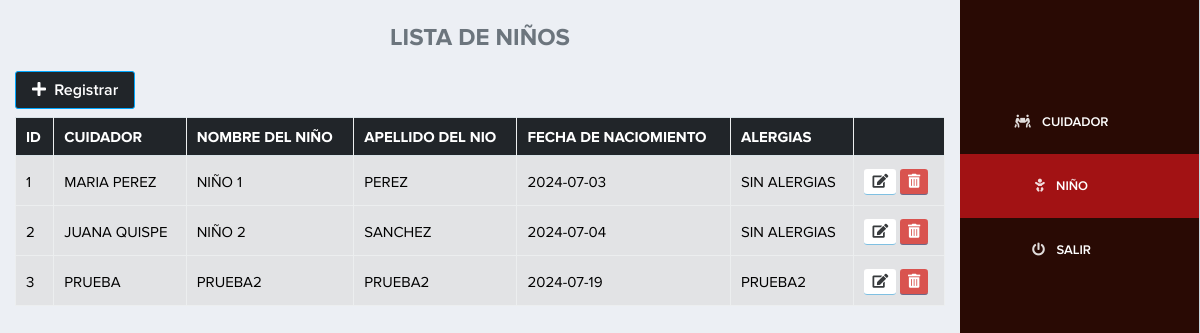
The page /vista/nino.php (signed in) on the database its author committed.
### tables this page shows
CREATE TABLE `nino` (
  `nino_id` int(11) NOT NULL AUTO_INCREMENT,
  `cuidador_id` int(11) NOT NULL,
  `nombre` varchar(255) DEFAULT NULL,
  `apellido` varchar(255) DEFAULT NULL,
  `fecha_nacimiento` date DEFAULT NULL,
  `alergias` varchar(255) DEFAULT NULL,
  PRIMARY KEY (`nino_id`),
  KEY `fk01` (`cuidador_id`),
  CONSTRAINT `fk01` FOREIGN KEY (`cuidador_id`) REFERENCES `cuidador` (`cuidador_id`) ON DELETE CASCADE ON UPDATE CASCADE
);

CREATE TABLE `cuidador` (
  `cuidador_id` int(11) NOT NULL AUTO_INCREMENT,
  `nombre` varchar(255) DEFAULT NULL,
  `especialidad` varchar(255) DEFAULT NULL,
  `telefono` varchar(20) DEFAULT NULL,
  `email` varchar(255) DEFAULT NULL,
  PRIMARY KEY (`cuidador_id`)
);

### vista/nino.php (the view, shortened to what this page needs)
<?php
require('./layout/topbar.php');
require('./layout/sidebar.php');
?>
<div class="page-content">
    <h4 class="text-secondary text-center font-weight-bold">LISTA DE NIÑOS</h4>
    <?php
    include "../modelo/conexion.php";
    $sql = $conexion->query(" select nino.*, cuidador.nombre as 'cuidador' from nino
INNER JOIN cuidador ON cuidador.cuidador_id=nino.cuidador_id ");
    ?>
    <a data-toggle="modal" data-target="#exampleModalRegistro"  class="btn bg-dark text-white mb-2"><i class="fas fa-plus"></i> &nbsp;Registrar</a>
    <table class="table table-bordered table-hover w-100 table-secondary" id="">
        <thead>
            <tr>
                <th class="bg-dark text-white" scope="col">ID</th>
                <th class="bg-dark text-white" scope="col">CUIDADOR</th>
                <th class="bg-dark text-white" scope="col">NOMBRE DEL NIÑO</th>
                <th class="bg-dark text-white" scope="col">APELLIDO DEL NIO</th>
                <th class="bg-dark text-white" scope="col">FECHA DE NACIOMIENTO</th>
                <th class="bg-dark text-white" scope="col">ALERGIAS</th>
                <th class="bg-dark text-white"></th>
            </tr>
        </thead>
        <tbody>
            <?php
            while ($datos = $sql->fetch_object()) { ?>
                <tr>
                    <td><?= $datos->nino_id ?></td>
                    <td><?= $datos->cuidador ?></td>
                    <td><?= $datos->nombre ?></td>
                    <td><?= $datos->apellido ?></td>
                    <td><?= $datos->fecha_nacimiento ?></td>
                    <td><?= $datos->alergias ?></td>
                    <td>
                        <a href="" data-toggle="modal" data-target="#exampleModal<?= $datos->nino_id ?>" class=" btn-secondary btn-sm"><i class="fas fa-edit"></i></a>
                        <a href="nino.php?id=<?= $datos->nino_id ?>" onclick="advertencia(event)" class=" btn-danger btn-sm"><i class="fas fa-trash-alt"></i></a>
                    </td>
                </tr>
            <?php }
            ?>
        </tbody>
    </table>
</div>
</div>
<?php require('./layout/footer.php'); ?>

### vista/layout/topbar.php (shortened to what this page needs)
<!doctype html>
<html lang="es">
<head>
    <head lang="es">
        <link href="../public/app/publico/css/lib/font-awesome/font-awesome.min.css" rel="stylesheet">
        <link href="../public/bootstrap5/css/bootstrap.min.css" rel="stylesheet">
        <link rel="stylesheet" href="../public/app/publico/css/lib/lobipanel/lobipanel.min.css">
        <link rel="stylesheet" href="../public/app/publico/css/separate/vendor/lobipanel.min.css">
        <link rel="stylesheet" href="../public/app/publico/css/lib/jqueryui/jquery-ui.min.css">
        <link rel="stylesheet" href="../public/app/publico/css/separate/pages/widgets.min.css">
        <link rel="stylesheet" href="../public/fontawesome/css/all.min.css">
        <link rel="stylesheet" href="../public/fontawesome/css/fontawesome.min.css">
        <link rel="stylesheet" href="../public/app/publico/css/lib/datatables-net/datatables.min.css">
        <link rel="stylesheet" href="../public/app/publico/css/separate/vendor/datatables-net.min.css">
        <link href="../public/app/publico/css/lib/bootstrap/bootstrap.min.css" rel="stylesheet">
        <link href="../public/app/publico/css/main.css" rel="stylesheet">
        <link href="../public/app/publico/css/mis_estilos/estilos.css" rel="stylesheet">
        <link rel="stylesheet" type="text/css" href="../public/app/publico/css/lib/jquery-flex-label/jquery.flex.label.css">
        <link href="../public/principal/css/estilos.css" rel="stylesheet">
        <link href="../public/pnotify/css/pnotify.css" rel="stylesheet" />
        <link href="../public/pnotify/css/pnotify.buttons.css" rel="stylesheet" />
        <link href="../public/pnotify/css/custom.min.css" rel="stylesheet" />
    </head>
</head>
<body class="with-side-menu">
    <div id="app">

### vista/layout/sidebar.php
<nav class="side-menu" style="background: #290A04;">
    <ul class="side-menu-list p-0">
        <li class="red">
            <a href="inicio.php" class="club p-4">
                <span class="lbl"><i class="fas fa-people-carry"></i> CUIDADOR</span>
            </a>
        </li>
        <li class="red">
            <a href="nino.php" class="miembro p-4">
                <span class="lbl"><i class="fas fa-baby"></i> NIÑO</span>
            </a>
        </li>
        <li class="red">
            <a href="../controlador/controlador_cerrar_sesion.php" class="p-4">
                <span class="lbl"><i class="fas fa-power-off"></i> SALIR</span>
            </a>
        </li>
    </ul>
</nav>

### vista/layout/footer.php (shortened to what this page needs)
</body>
</html>

### vista/nino.php (style rules this page uses)
.miembro { background: #A21214; }

### rows shown on the page
nino: nino_id "1", cuidador.nombre "MARIA PEREZ", nombre "NIÑO 1", apellido "PEREZ", fecha_nacimiento "2024-07-03", alergias "SIN ALERGIAS"
nino: nino_id "2", cuidador.nombre "JUANA QUISPE", nombre "NIÑO 2", apellido "SANCHEZ", fecha_nacimiento "2024-07-04", alergias "SIN ALERGIAS"
nino: nino_id "3", cuidador.nombre "PRUEBA", nombre "PRUEBA2", apellido "PRUEBA2", fecha_nacimiento "2024-07-19", alergias "PRUEBA2"
